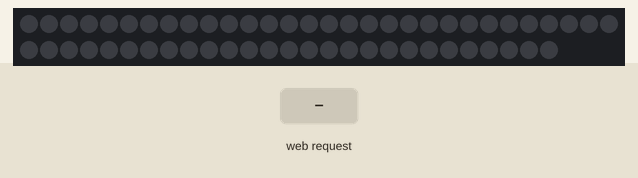
The sketch below on a simulated ESP8266 (NodeMCU). Parts: 57 RGB LEDs in strip order, left to right, continuing on the next row. The inputs (shaded band) are chosen by the test bench. Dim RGB values are drawn brighter than linear; WiFi joins after 1.5 s; servers stay silent unless stated; storage starts empty; what the sketch prints to the serial monitor is not drawn.

Above: at 2.7 s.
2.8 s: HTTP request GET /ledOn received
At 3.6 s:
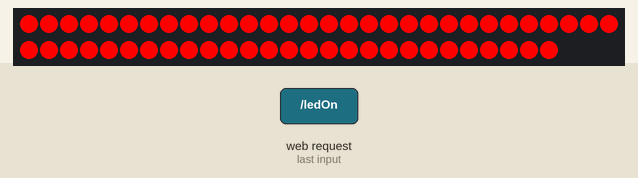
4.3 s: HTTP request GET /LED?couleur=France received
At 4.9 s:
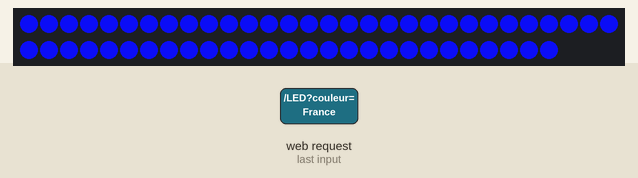
5.8 s: HTTP request GET /LED?effet=France received
At 7.0 s:
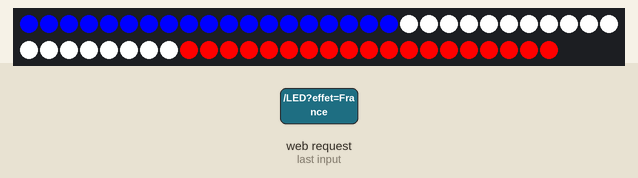
7.3 s: HTTP request GET /LED?couleur=Aucun received
At 8.4 s:
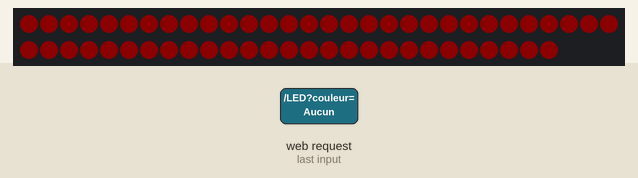
8.8 s: HTTP request GET /LED?couleur=120 received
10.3 s: HTTP request GET /LED?intensite=120 received
Timing chart, 0 to 12.8 s (numbered marks = the images above; inputs shaded):
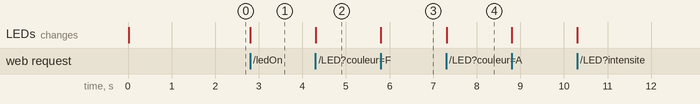

The sketch:

sketch_jan06a.ino
```cpp
#include <ESP8266WiFi.h>
#include <ESP8266WebServer.h>
#include <FS.h>
#include <Adafruit_NeoPixel.h>

#define PIN 2
#define NB_LED 57

Adafruit_NeoPixel strip = Adafruit_NeoPixel(NB_LED, PIN, NEO_GRB + NEO_KHZ800);


const char* ssid = "xxxxxxxx";
const char* pass = "xxxxxx";

IPAddress staticIP(192,168,1,99);
IPAddress gateway(192,168,1,1);
IPAddress subnet(255,255,255,0);
//IPAddress dns(8,8,8,8);


//WiFiServer server(80);
ESP8266WebServer server(80);

// globals vars
int intensite = 128;
int lastIntensite = 0;
String couleur = "#FF0000";
String lastCouleur = "";
String effet = "Aucun";
String lastEffet = "";
String state = "off";

// functions
void handleled();
void handleintensite();
void clickOn();
void clickOff();
void setColor(String); // color in hex format #RRGGBB
void convertCoul(int *, String);


void setup() {

  Serial.begin(115200);
  delay(10);

  strip.begin();
  strip.show();

  Serial.println();
  Serial.print("Connexion au wifi ");
  Serial.print(ssid);
  WiFi.config(staticIP, subnet, gateway);
  WiFi.begin(ssid,pass);

  while (WiFi.status() != WL_CONNECTED)
  {
    delay(500);
    Serial.print(".");
  }

  Serial.print("OK");
  Serial.println();


  // test de la memoire
  if (!SPIFFS.begin())
  {
    Serial.println("impossible de monter le stockage");
  }
  else
  {
    Serial.println("montage ok");
  }

  // fichiers utilises par le serveur web
  server.serveStatic("/",SPIFFS,"/index.html");
  server.serveStatic("/led_strip.png",SPIFFS,"/led_strip.png");
  server.serveStatic("/style.css",SPIFFS,"/style.css");
  server.serveStatic("/script.js",SPIFFS,"/script.js");

  // demarrage du serveur web
  server.on("/LED",HTTP_GET,handleled);
  server.on("/ledOn", HTTP_GET,clickOn);
  server.on("/ledOff", HTTP_GET,clickOff);
  server.on("/status", HTTP_GET,status);

  server.begin();
  Serial.println("Serveur web OK");
  Serial.println(WiFi.localIP());

}

void loop() {

  server.handleClient();
}


// function calls when "Envoyer" button is clicked
void handleled()
  {
    Serial.println("Reception de donnees:");


    // si reception couleur
    if(server.arg("couleur") != ""){

      Serial.print("couleur: ");
      Serial.println(server.arg("couleur"));
      state = "on";
      couleur = server.arg("couleur");
      setColor(server.arg("couleur"));
      server.send(200, "text/plain", "on");
      return;
    }
    // si reception intensite
    if(server.arg("intensite") != ""){
      Serial.print("Intensité: ");
      state = "on";
      intensite = server.arg("intensite").toInt();
      Serial.println(intensite);
      strip.setBrightness(intensite);
      strip.show();
      if(effet == "Aucun"){
        setColor(couleur);
      }


      if(intensite == 0){
        state = "off";
        return server.send(200, "text/plain", "off");
      }
      server.send(200, "text/plain", "on");
      return;
    }

    // si changement d effet
    if(server.arg("effet") != ""){
      Serial.print("Effet: ");
      Serial.println(server.arg("effet"));
      effet = server.arg("effet");
      state = "on";
      if(effet == "France"){
        effetFrance(NB_LED);
        server.send(200, "text/plain", "on");
        return;
      }

      server.send(200, "text/plain", "on");
      return;
    }

    server.send(418);
  }

// function calls when "On" button is clicked
void clickOn()
  {
    Serial.println("Led ON");
    state = "on";
    server.send(200, "text/plain", "on");
    // light on rgb strip with the saved color
    setColor(couleur);

  }

// function calls when "Off" button is clicked
void clickOff(){
  strip.clear();
  strip.show();
  Serial.println("Led Off");
  state = "off";
  server.send(200, "text/plain", "off");

}
// status retourne json
void status(){
  String resp = "{\"intensite\":\"";
  resp += String(intensite) + "\",\"couleur\":\"" + couleur + "\",\"effet\":\"" + effet + "\",\"state\":\"" + state + "\"}";
  Serial.println(intensite);
  server.send(200, "text/json", resp);
}
// drapeau francais
void effetFrance(int nb_led){
  int bleu = nb_led / 3;
  int blanc = bleu * 2;
  int rouge = nb_led;

  for(int i = 0; i < bleu; i++){
    strip.setPixelColor(i,0,0,255);
  }
  for(int i = bleu; i < blanc; i++){
    strip.setPixelColor(i,255,255,255);
  }
  for(int i = blanc; i < rouge; i++){
    strip.setPixelColor(i,255,0,0);
  }
  strip.show();

}


//------------------------------------------------------------------------------

// define colors coul = #RRGGBB in hexa
void setColor(String coul)
{
  int rgbint[3];

  //convert hexa color to int
  convertCoul(rgbint, coul);

  Serial.print("INT R: ");
  Serial.print(rgbint[0]);
  Serial.print(" G: ");
  Serial.print(rgbint[1]);
  Serial.print(" B: ");
  Serial.println(rgbint[2]);

  Serial.println("eclairage led");
  for(int i=0; i<NB_LED; i++)
  {
    strip.setPixelColor(i,rgbint[0],rgbint[1],rgbint[2]);

  }
  strip.show();

}

// convert color from #RRGGBB in hex to int
void convertCoul(int *rgbint, String coul){
  Serial.println(coul);

  int val = 0;
  String  rgb[3];
  rgb[0] = coul[1];
  rgb[0] += coul[2]; //String R

  rgb[1] = coul[3];
  rgb[1] += coul[4]; // String G

  rgb[2] = coul[5] ;
  rgb[2] += coul[6]; // String B

  Serial.print("HEX R: ");
  Serial.print(rgb[0]);
  Serial.print(" G: ");
  Serial.print(rgb[1]);
  Serial.print(" B: ");
  Serial.println(rgb[2]);


  for (int j = 0; j<3;j++){
    val = 0;
    for (int i= 0; i<2;i++)
    {
     switch (rgb[j][i])
     {
      case '0':
      val += 0;
      break;

      case '1':
      if(i == 0){
        val = 1* pow(16,1);
      }
      else{
        val += 1*pow(16,0);
      }
      break;

      case '2':
      if(i==0){
        val = 2*pow(16,1);
      }
      else{
        val +=2*pow(16,0);
      }
      break;
      case '3':
      if(i==0){
        val = 3*pow(16,1);
      }
      else{
        val +=3*pow(16,0);
      }

      break;
      case '4':
      if(i==0){
        val = 4*pow(16,1);
      }
      else{
        val +=4*pow(16,0);
      }
      break;
      case '5':
      if(i==0){
        val = 5*pow(16,1);
      }
      else{
        val +=5*pow(16,0);
      }
      break;
      case '6':
      if(i==0){
        val = 6*pow(16,1);
      }
      else{
        val +=6*pow(16,0);
      }
      break;
      case '7':
      if(i==0){
        val = 7*pow(16,1);
      }
      else{
        val +=7*pow(16,0);
      }
      break;
      case '8':
      if(i==0){
        val = 8*pow(16,1);
      }
      else{
        val +=8*pow(16,0);
      }
      break;
      case '9':
      if(i==0){
        val = 9*pow(16,1);
      }
      else{
        val +=9*pow(16,0);
      }
      break;
      case 'A':
      if(i==0){
        val = 10*pow(16,1);
      }
      else{
        val +=10*pow(16,0);
      }
      break;
      case 'a':
      if(i==0){
        val = 10*pow(16,1);
      }
      else{
        val +=10*pow(16,0);
      }
      break;
      case 'B':
      if(i==0){
        val = 11*pow(16,1);
      }
      else{
        val +=11*pow(16,0);
      }
      break;
      case 'b':
      if(i==0){
        val = 11*pow(16,1);
      }
      else{
        val +=11*pow(16,0);
      }
      break;
      case 'C':
      if(i==0){
        val = 12*pow(16,1);
      }
      else{
        val +=12*pow(16,0);
      }
      break;
      case 'c':
      if(i==0){
        val = 12*pow(16,1);
      }
      else{
        val +=12*pow(16,0);
      }
      break;
      case 'D':
      if(i==0){
        val = 13*pow(16,1);
      }
      else{
        val +=13*pow(16,0);
      }
      break;
      case 'd':
      if(i==0){
        val = 13*pow(16,1);
      }
      else{
        val +=13*pow(16,0);
      }
      break;
      case 'E':
      if(i==0){
        val = 14*pow(16,1);
      }
      else{
        val +=14*pow(16,0);
      }
      break;
      case 'e':
      if(i==0){
        val = 14*pow(16,1);
      }
      else{
        val +=14*pow(16,0);
      }
      break;
      case 'F':
      if(i==0){
        val = 15*pow(16,1);
      }
      else{
        val +=15*pow(16,0);
      }
      break;
      case 'f':
      if(i==0){
        val = 15*pow(16,1);
      }
      else{
        val +=15*pow(16,0);
      }
      break;
     }

     }
     rgbint[j] = val;
  }

}
```

Measured:
- after the input at 2.8 s, the LEDs: change at once (image 1)
- after the input at 4.3 s, the LEDs: change at once (image 2)
- after the input at 5.8 s, the LEDs: change at once (image 3)
- after the input at 7.3 s, the LEDs: change at once (image 4)
